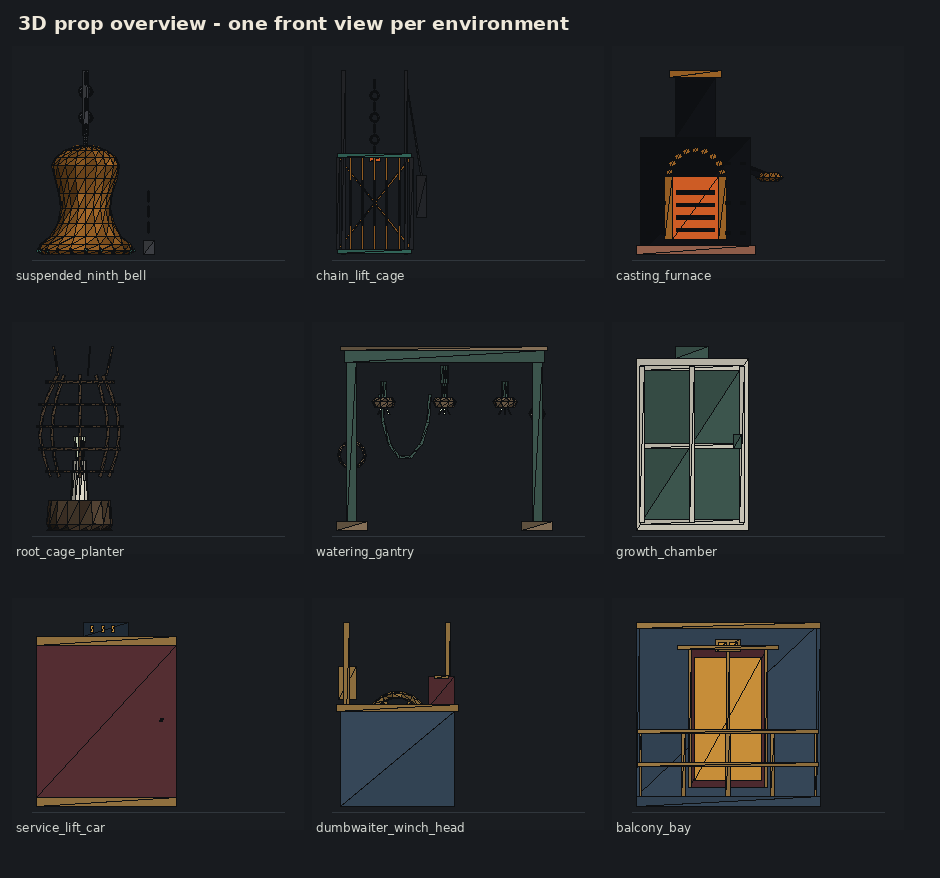
#> input picture assets/tower/sheets/props3d-overview.png, 940 x 878 px
$ python -i checks.py   (imports and definitions only)
#> lines starting #> are read from the running program, lines starting #| are printed output that depends on the picture; after the words box and inside, x2 and y2 are one past the last pixel; in counts of white or black regions, pixels touching at a corner belong together
#!/usr/bin/env python3
# SPDX-License-Identifier: GPL-2.0-or-later
"""Independent structural checks for the Null Run tower bank.

Run:
    PYTHONDONTWRITEBYTECODE=1 python checks.py

Writes checks.json and VALIDATION.md.  Reproducibility checks generate into
temporary `_repro-*` folders inside this output folder and remove them again.
The checks prove structure and determinism, not artistic or native-render
acceptance.
"""
from __future__ import annotations

import hashlib
import importlib.util
import json
import math
import os
import shutil
import subprocess
import sys
import tempfile
import time
from pathlib import Path

import numpy as np
from PIL import Image, ImageFilter

ROOT = Path(__file__).resolve().parent
DEFAULT_SEED = 20261031
SET_IDS = ('ashbell_foundry', 'boneglass_conservatory', 'skyhotel_service_well')
SLOTS = ('latchwing', 'relay_choir')
STATES = ('idle', 'walk', 'warn', 'attack', 'hurt', 'death')
PROPS = ('service_lamp', 'cable_shrine', 'directory_sign')
WALL_ROLES = ('primary wall', 'relief / panel', 'structural material', 'service hardware',
              'shutter / window', 'wayfinding / accent', 'landmark A', 'landmark B')
FLAT_ROLES = ('primary floor', 'utility floor', 'ordinary ceiling', 'lit ceiling')
MESH_IDS = {
    'ashbell_foundry': ('suspended_ninth_bell', 'chain_lift_cage', 'casting_furnace'),
    'boneglass_conservatory': ('root_cage_planter', 'watering_gantry', 'growth_chamber'),
    'skyhotel_service_well': ('service_lift_car', 'dumbwaiter_winch_head', 'balcony_bay'),
}
SHARED_IDS = ('stair_flight', 'stair_landing', 'guardrail')
CHECKS, METRICS = [], {}


# [5 lines left out: function add, not called in this run]


def sha(path):
    return hashlib.sha256(Path(path).read_bytes()).hexdigest()


def load_rgb(path):
#> called with path = 'sheets/props3d-overview.png'
    im = Image.open(path)
#> im is the input picture: PIL image 940x878 RGB; mean R, G, B 34.1, 35.3, 37.5
    im.load()
    return im


# [5 lines left out: function arr, not called in this run]


def iou(a, b):
    union = int((a | b).sum())
    return float((a & b).sum()) / union if union else 1.0


# [10 lines left out: function art_paths, not called in this run]


def atlas_paths():
    return [Path('mobs') / sid / f'{role}_{v}.png'
            for sid in SET_IDS for role in SLOTS for v in 'AB']


# [18 lines left out: functions mesh_paths, sheet_paths, not called in this run]


def hp_mask(path, crop=None):
    gray = load_rgb(path).convert('L')
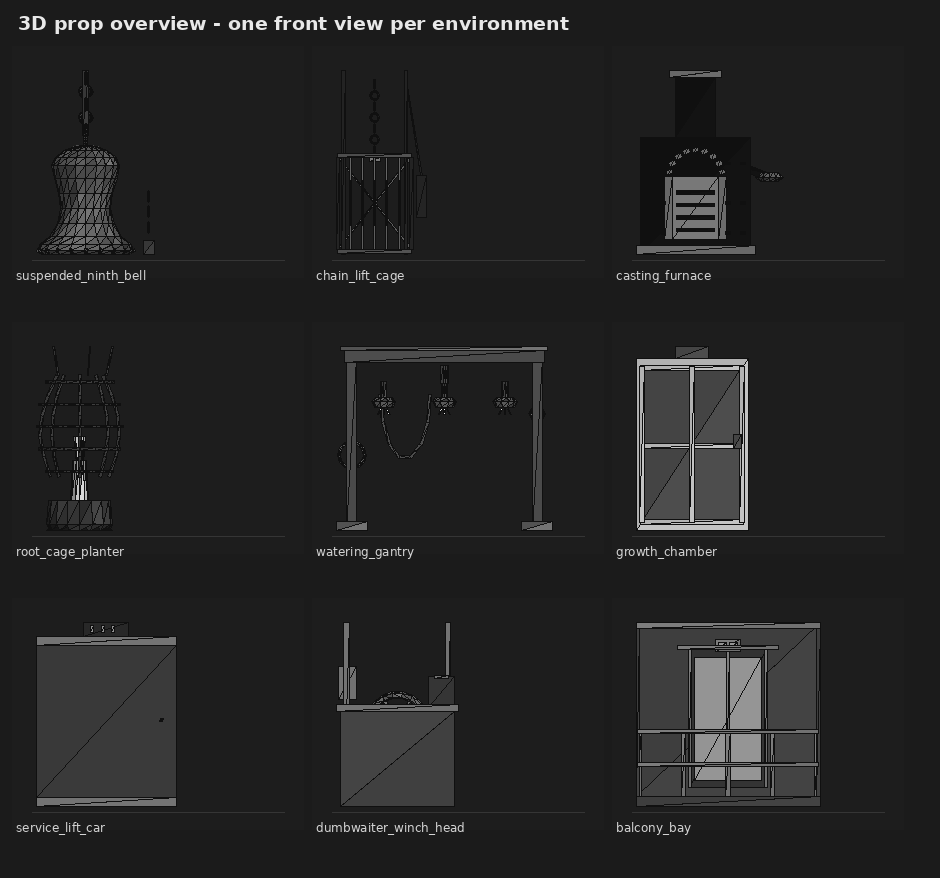
#> gray: PIL image 940x878 L; min 15, max 236, mean 35.6
    a = np.asarray(gray, dtype=float)
    b = np.asarray(gray.filter(ImageFilter.GaussianBlur(2.2)), dtype=float)
    hp = np.abs(a - b)
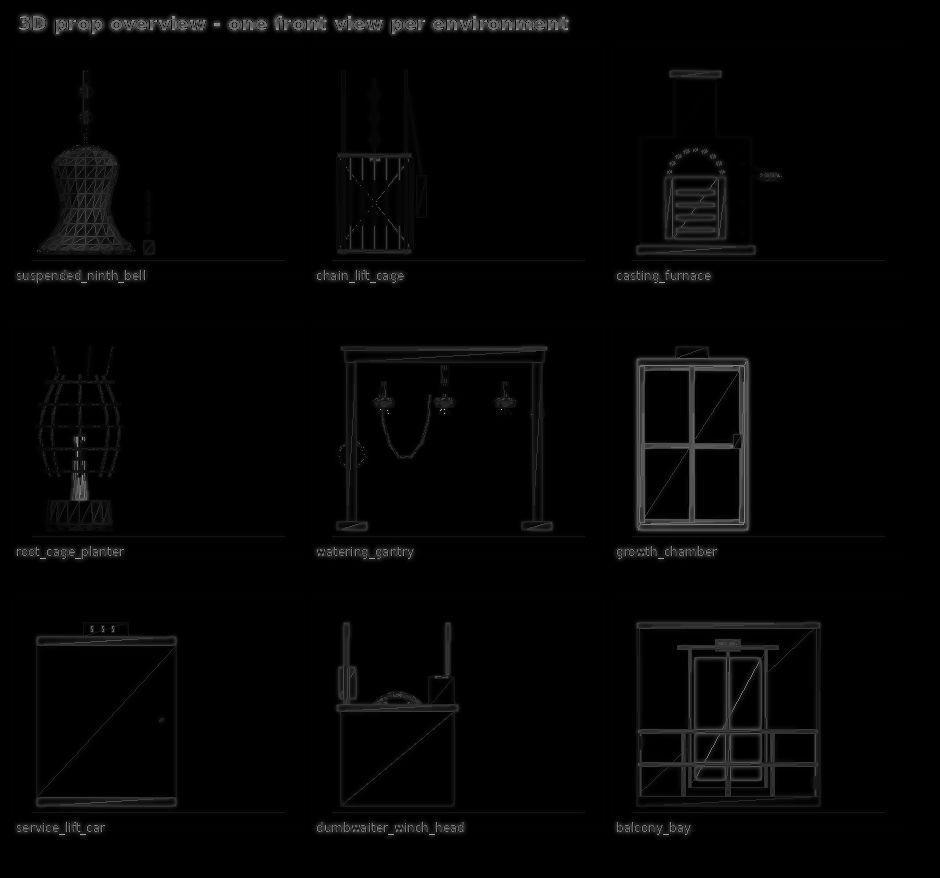
#> hp: shape (878, 940) float64; min 0, max 204, mean 4.2
    if crop:
        hp = hp[crop[1]:crop[3], crop[0]:crop[2]]
    threshold = max(3.0, float(np.percentile(hp, 70)))
#> threshold = 3
    return hp > threshold
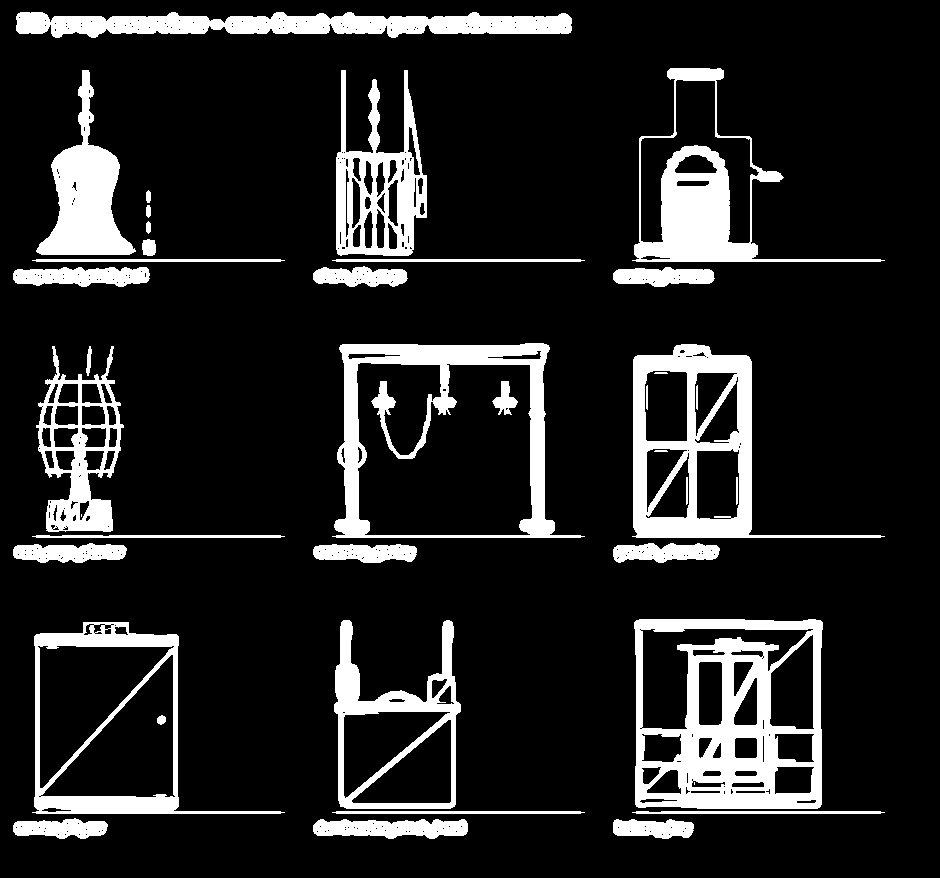
#> returned value: shape (878, 940) bool; 14.2% white; 39 white regions (2 under 20 px), largest, box (x1, y1, x2, y2) and area: (634, 619, 823, 809) 18409, (632, 344, 885, 538) 12110, (332, 343, 585, 538) 11826


# -- layout / counts ---------------------------------------------------------
# [788 lines left out: functions check_files, check_image_geometry, check_seams, check_props, check_quality, check_palette_separation and 14 more, not called in this run]


# [2 lines not run here, left out]

>>> result = hp_mask('sheets/props3d-overview.png')

$ run again, on assets/tower/sheets/ashbell_foundry-3d.png
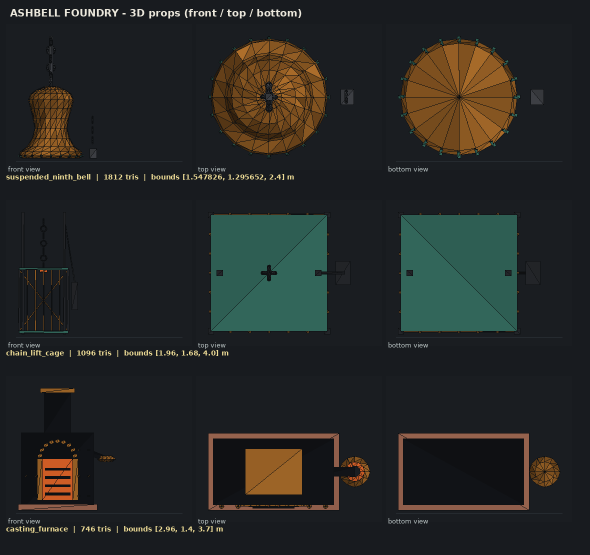
#> input picture assets/tower/sheets/ashbell_foundry-3d.png, 1180 x 1110 px (shown at 1/2 size)
#> in load_rgb, im is the input picture: PIL image 1180x1110 RGB; mean R, G, B 37.5, 39.6, 37.5
#> in hp_mask, `hp = np.abs(a - b)`:
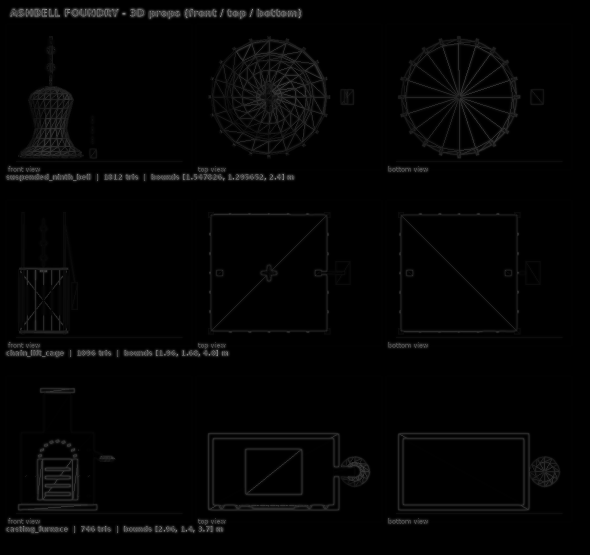
#> hp: shape (1110, 1180) float64 (shown at 1/2 size); min 0, max 168, mean 3.9
#> threshold = 3
#> in hp_mask, `return hp > threshold`:
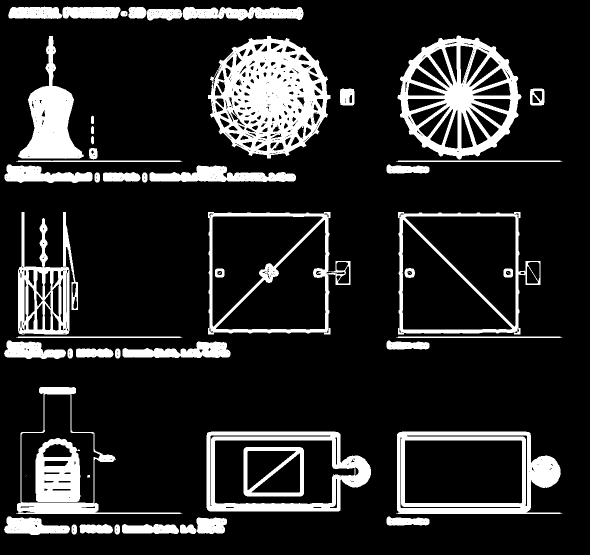
#> returned value: shape (1110, 1180) bool (shown at 1/2 size); 15.7% white; 55 white regions (4 under 20 px), largest, box (x1, y1, x2, y2) and area: (416, 72, 661, 317) 35610, (795, 71, 1043, 319) 24542, (792, 863, 1125, 1028) 16734

$ run again, on assets/tower/sheets/ashbell_foundry-kit.png
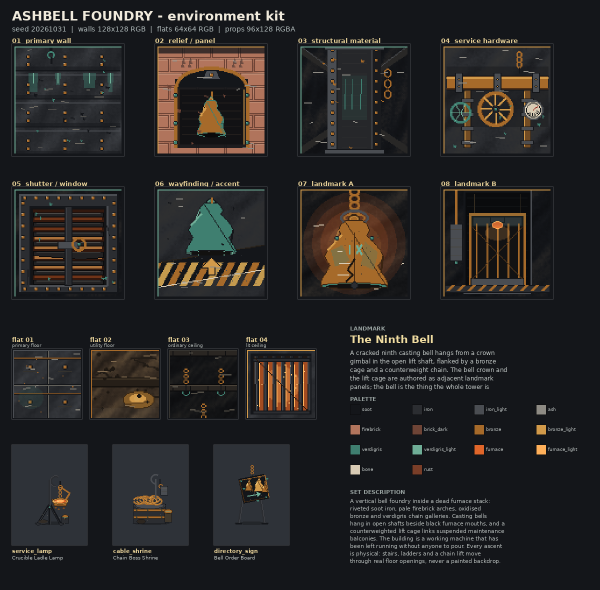
#> input picture assets/tower/sheets/ashbell_foundry-kit.png, 1200 x 1180 px (shown at 1/2 size)
#> in load_rgb, im is the input picture: PIL image 1200x1180 RGB; mean R, G, B 38.7, 37.3, 36.9
#> in hp_mask, `hp = np.abs(a - b)`:
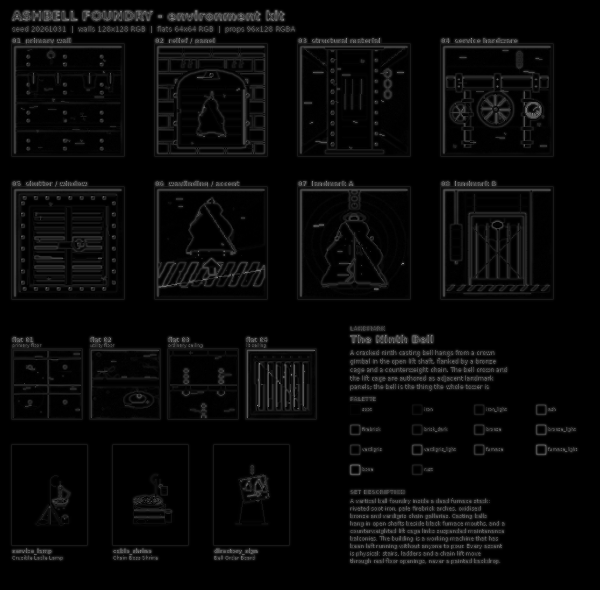
#> hp: shape (1180, 1200) float64 (shown at 1/2 size); min 0, max 160, mean 8
#> threshold = 4
#> in hp_mask, `return hp > threshold`:
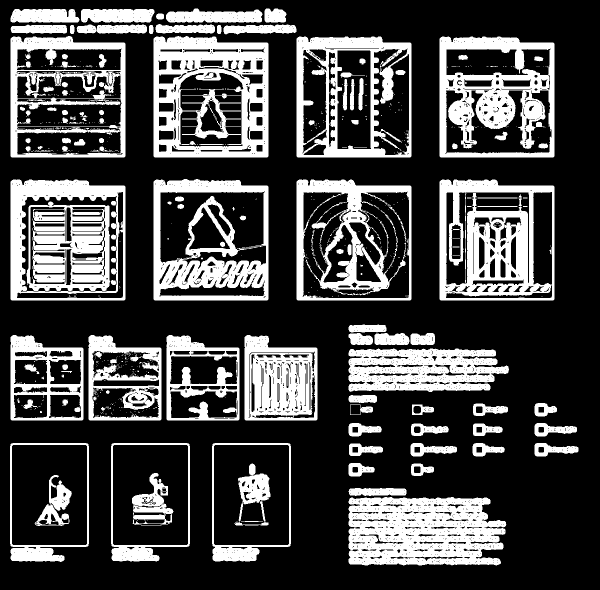
#> returned value: shape (1180, 1200) bool (shown at 1/2 size); 27.8% white; 591 white regions (444 under 20 px), largest, box (x1, y1, x2, y2) and area: (21, 359, 251, 601) 35927, (697, 994, 1013, 1131) 34470, (307, 72, 537, 315) 32573
